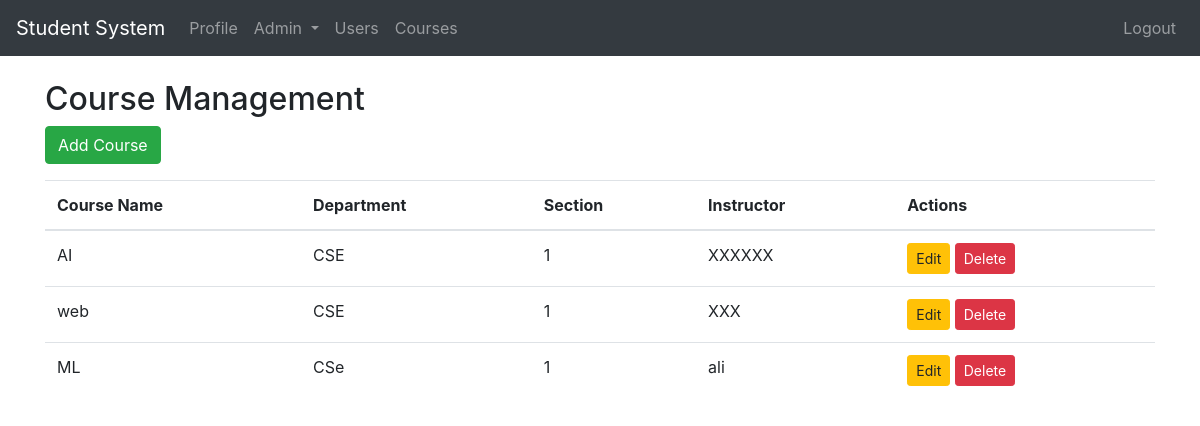
Screenshot of /manage-courses (signed in) with the database file from the repository.
### app.py (models this page shows)
class Course(db.Model):
    __tablename__ = 'courses'
    id           = db.Column(db.Integer, primary_key=True)
    name         = db.Column(db.String(100), nullable=False)
    department   = db.Column(db.String(100), nullable=False)
    section      = db.Column(db.String(50), nullable=False)
    instructor   = db.Column(db.String(80), nullable=True)  # optional username of teacher

### app.py (the view)
@app.route('/manage-courses')
@roles_required('admin')
def manage_courses():
    courses = Course.query.order_by(Course.department, Course.section, Course.name).all()
    return render_template('manage_courses.html', courses=courses)

### app.py (called while the page is built)
def roles_required(*required_roles):
    def decorator(f):
        @wraps(f)
        def wrapped(*args, **kwargs):
            if session.get('role') not in required_roles:
                flash('Access denied. Insufficient privileges', 'danger')
                return redirect(url_for('login'))
            return f(*args, **kwargs)
        return wrapped
    return decorator

### templates/manage_courses.html (shortened to what this page needs)
{% extends "base.html" %}
{% block content %}
<h2>Course Management</h2>
<a href="{{ url_for('add_course') }}" class="btn btn-success mb-3">Add Course</a>
<table class="table">
    <thead>
        <tr>
            <th>Course Name</th>
            <th>Department</th>
            <th>Section</th>
            <th>Instructor</th>
            <th>Actions</th>
        </tr>
    </thead>
    <tbody>
        {% for course in courses %}
        <tr>
            <td>{{ course.name }}</td>
            <td>{{ course.department }}</td>
            <td>{{ course.section }}</td>
            <td>{{ course.instructor or 'N/A' }}</td>
            <td>
                <a href="{{ url_for('edit_course', course_id=course.id) }}" class="btn btn-sm btn-warning">Edit</a>
                <form action="{{ url_for('delete_course', course_id=course.id) }}" method="POST" class="d-inline">
                    <button type="submit" class="btn btn-sm btn-danger">Delete</button>
                </form>
            </td>
        </tr>
        {% endfor %}
    </tbody>
</table>
{% endblock %}

### rows the page displays
Course: name "AI", department "CSE", section "1", instructor "XXXXXX"
Course: name "web", department "CSE", section "1", instructor "XXX"
Course: name "ML", department "CSe", section "1", instructor "ali"
